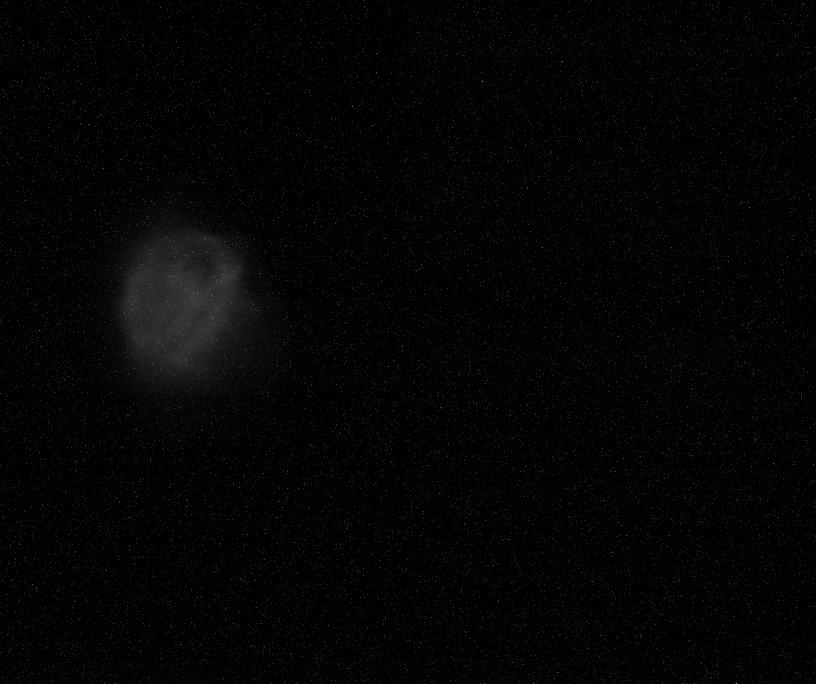
#> input picture examples/Normal_quad_scan_L2/X111_YAG_0_bkg_0.png, 2448 x 2050 px, given in place of X111_YAG_1_bkg_0.png, which was not available (shown at 1/3 size)
$ python image.py   (Python 2 division)
#> lines starting #> are read from the running program, lines starting #| are printed output that depends on the picture; long printed decimals are rounded; pictures that were not available may be replaced by others from this repository, and a replacement may not be noted
### ImageTool.py
#See https://github.com/NIUaard/ImageTool for the newest version of this toolbox
#Written by P. Piot at NIU (2016)

import numpy as np
import math
import pylab as pyl
import matplotlib.pyplot as plt
import matplotlib.cm as cm
import scipy.optimize
import scipy.ndimage as ndimage
from matplotlib.colors import LinearSegmentedColormap
from numpy import mean, sqrt, square, arange

from plotting import *
from parameters import *

def Normalize(MyImage):
     w = np.where(MyImage<0.0)
     MyImage[w] = 0.0
     maxv=np.amax(MyImage)
     MyImage=MyImage/maxv
     return(MyImage)

def Denoise(MyImage):
     img = ndimage.gaussian_filter(MyImage, sigma=(5), order=0)
     return img


# [26 lines left out: function MonteCarloXY, not called in this run]


def dg(x,p0):
    rv=np.zeros(len(x))
    for i in range(len(x)):
        rv[i]=p0[3]+p0[1]*math.exp(-(x[i]-p0[0])*(x[i]-p0[0])/2/p0[2]/p0[2])
    return rv


def fitprofile(projection, axiscoord):

     xhist = projection
     xaxis = axiscoord
     indexXmax=xaxis[np.argmax(xhist)]
     bkg = np.mean(xhist[0:40])
     Xmax = np.max(xhist)
     p0x  = [indexXmax,Xmax, 1.,bkg]
     if (quiet==False): print Xmax, indexXmax, bkg
     ErrorFunc = lambda p0x,xaxis,xhist: dg(xaxis,p0x)-xhist
     p2,success = scipy.optimize.leastsq(ErrorFunc, p0x[:], args=(xaxis,xhist))

     return(p2)


def Load(filename):
     return(pyl.imread(filename))

def AutoCrop(MyImage, xbox,ybox):
#padding image with (0,0) on each side to avoid cropping error
     m = len(MyImage)
     MyImage = np.pad(MyImage,((m,m),(m,m)), 'constant')
     indexXmax=np.argmax(np.sum(MyImage,0))
     indexYmax=np.argmax(np.sum(MyImage,1))

     return(MyImage[indexYmax-ybox:indexYmax+ybox,indexXmax-xbox:indexXmax+xbox])

# [20 lines left out: functions Threshold, DisplayCalibrated, not called in this run]

def ImageFit(MyImage,cal,plot=None):
    sumx=np.sum(MyImage,0)
    sumy=np.sum(MyImage,1)
    axisX=np.arange(len(sumx))
    axisY=np.arange(len(sumy))

    p2X= fitprofile(sumx, axisX)
    p2Y= fitprofile(sumy, axisY)

    if plot is None:
        plot = False
    if (plot != False):
        print "Gaussian sigma x: ", cal*p2X[2]
        print "Gaussian sigma y: ", cal*p2Y[2]

        plt.figure()
        plt.title('Gaussian fit')
        plt.plot(axisX, sumx,'ob',alpha=0.45)
        plt.plot(axisY, sumy,'or',alpha=0.45)
        plt.legend(('X proj.','Y proj.'))
        plt.plot(axisX, dg(axisX,p2X),'--b',linewidth=3)
        plt.plot(axisY, dg(axisY,p2Y),'--r',linewidth=3)

        plt.xlabel('Size (px)')
        plt.ylabel('Axis projection')
        plt.tight_layout()
        plt.show()

    return p2X, p2Y


# [26 lines left out: function DisplayCalibratedProj, not called in this run]


### statistical.py
# A. Halavanau. DeKalb, IL (2017) / Menlo Park, CA (2018)
import numpy as np
import matplotlib.pyplot as plt
import ImageTool as imtl
import matplotlib.patches as patches
#importing global variables
from parameters import *

#Central moments calculation procedure based on a scanning elliptical mask method


def raw_moment(data, iord, jord):
    nrows, ncols = data.shape
#Create meshgrid for fast central moments (iord,jord) calculation
    y, x = np.mgrid[:nrows, :ncols]
    data = data * x**iord * y**jord
    return data.sum()

def image_raw_moments(data):
#Calculate <x>,<y>,<xx>,<xy> and <xy>
    data_sum = data.sum()
    m10 = raw_moment(data, 1, 0)
    m01 = raw_moment(data, 0, 1)
    x_bar = m10 / data_sum
    y_bar = m01 / data_sum
    u11 = (raw_moment(data, 1, 1) - x_bar * m01) / data_sum
    u20 = (raw_moment(data, 2, 0) - x_bar * m10) / data_sum
    u02 = (raw_moment(data, 0, 2) - y_bar * m01) / data_sum
    cov = np.array([[u20, u11], [u11, u02]])
    print "Statistical moments sigma_x,sigma_y: "
    print np.sqrt(u20), np.sqrt(u02)
    return x_bar, y_bar, cov

# [11 lines left out: function create_circular_mask, not called in this run]

def create_elliptical_mask(h, w, center=None, a = None, b = None, theta = None):
    if center is None: # use the center of the image
	center = [int(w/2), int(h/2)]
    if a is None:
	a = min(center[0], center[1], w-center[0], h-center[1])
    if b is None:
	b = min(center[0], center[1], w-center[0], h-center[1])
    if theta is None:
	theta = 0.0
#Create a meshgrid of a given area for fast calculation
    Y, X = np.ogrid[:h, :w]
    X = X - center[0]
    Y = Y - center[1]
    rtheta = np.radians(theta)
    R = np.array([
        [np.cos(rtheta), -np.sin(rtheta)],
        [np.sin(rtheta),  np.cos(rtheta)],
        ])
    Y, X = np.dot(R, np.array([Y, X]))
    dist_from_center = np.sqrt(b*b*(X)**2 + a*a*(Y)**2)
#Create a circular mask
    mask = dist_from_center <= np.sqrt(a*a*b*b)
    return mask


def covR(data):
#Calculation of image covariance matrix as a function of mask radius R
#Find the image center-of-mass
    xbar, ybar, cov = image_raw_moments(data)
    center = [xbar, ybar]
    p2x,p2y = imtl.ImageFit(data,1.0)
    print "Image center is at: ", p2x[0], p2y[0]
    center = [p2x[0], p2y[0]]
#Define image size
    h, w = data.shape[:2]
    cov_array = np.zeros((m,4))
#Loop over radius size (program core loop)
    for i in range (0,m):
        factor = int( max(semi_a0,semi_b0) / min(semi_a0,semi_b0) )
        semi_a = semi_a0 + i*step
        semi_b = semi_b0 + i*step
        mask = create_elliptical_mask(h, w,center,semi_a,semi_b,skew)
        temp = data.copy()
        #zero all the points outside of region of interest
        temp[~mask] = 0.0
        xbart, ybart, covt = image_raw_moments(temp)
        cov_array[i,:] = np.ndarray.flatten(covt)
        print semi_a,semi_b,i
        #store calculated moments as a function of radius size for analysis
    return cov_array

# [68 lines left out: functions plot_covarray, dcov_array_max, dcov_array_min, not called in this run]

def image_moments(data,semiaxis_a,semiaxis_b):

    global radius0
    radius0 = (semiaxis_a + semiaxis_b) / 2
    global semi_a0, semi_b0
    semi_a0 = int(2*semiaxis_a)
    semi_b0 = int(2*semiaxis_b)
    print "Inital mask radius: ", radius0
    h,v = data.shape[:2]
    global step
    step = int((h/2 - max(semi_a0,semi_b0))/m)
    print "Step size is: ", step

#Retrieve cov(R) data
    cov_array = covR(data)
#Find the image center-of-mass
    xbar, ybar, cov = image_raw_moments(data)
    center = [xbar, ybar]

    p2x,p2y = imtl.ImageFit(data,1.0)
    print "Image center is at: ", p2x[0], p2y[0]
    center = [p2x[0], p2y[0]]
# [15 lines of commented-out code are left out]

    minx,miny,minxy = dcov_array_min(cov_array)

    semi_aX = semi_a0 + step*minx
    semi_bX = semi_b0 + step*minx
    semi_aY = semi_a0 + step*miny
    semi_bY = semi_b0 + step*miny
    semi_aXY = semi_a0 + step*minxy
    semi_bXY = semi_b0 + step*minxy


    print "Mask ellipse X: ", semi_aX, semi_bX
    print "Mask ellipse Y: ", semi_aY, semi_bY
    print "Mask ellipse XY: ",semi_aXY, semi_bXY
#Plotting covariance matrix elements for debugging
    plot_covarray(cov_array)
#Create masks for <xx>,<yy> and <xy> moments
    maskX = create_elliptical_mask(h,v,center,semi_aX,semi_bX,skew)
    maskY = create_elliptical_mask(h,v,center,semi_aY,semi_bY,skew)
    maskXY = create_elliptical_mask(h,v,center,semi_aXY,semi_bXY,skew)
#Prepare three copies of masked data for final moments calculation
    tempX = data.copy()
    tempY = data.copy()
    tempXY = data.copy()
    tempX[~maskX] = 0
    tempY[~maskY] = 0
    tempXY[~maskXY] = 0
#    plt.figure()

    fig, ax = plt.subplots(1)
    extent = (0, len(tempXY[:,0]), 0, len(tempXY[:,1]))
    tempXY = np.flip(tempXY,0)
    ax.imshow(imtl.Normalize(tempXY),extent=extent)
    cx = patches.Ellipse(center,2*semi_aX,2*semi_bX,skew,color='y',linewidth=3,fill=False)
    cy = patches.Ellipse(center,2*semi_aY,2*semi_bY,skew,color='g',linewidth=3,fill=False)
    cxy = patches.Ellipse(center,2*semi_aXY,2*semi_bXY,skew,color='m',linewidth=3,fill=False)
    ax.add_patch(cx)
    ax.add_patch(cy)
    ax.add_patch(cxy)
    plt.legend((cx,cy,cxy), (r'Mask $\langle xx \rangle$',r'Mask $\langle yy\rangle$',r'Mask $\langle xy\rangle$'))
    plt.xlabel('x (px)')
    plt.ylabel('y (px)')
    plt.tight_layout()
    plt.show()


#Final calculation
    xxt,yyt,covx = image_raw_moments(tempX)
    xxt,yyt,covy = image_raw_moments(tempY)
    xxt,yyt,covxy = image_raw_moments(tempXY)

    return covx[0,0],covy[1,1],covxy[0,1]

### image.py
#A. Halavanau. DeKalb, IL (2017) / Menlo Park, CA (2018)
import numpy as np
import matplotlib.pyplot as plt
from scipy.ndimage import rotate
import ImageTool as imtl
from statistical import *
from parameters import *

i = 1

pwd = 'examples/Normal_quad_scan_L2/'
filename = pwd + 'X111_YAG_'+str(i)+'_bkg_0.png'
filenamebg = pwd + 'X111_YAG_'+str(i)+'_img_0.png'

data = imtl.Load(filename)
#> in Load, returned value is the input picture: shape (2050, 2448) float32; min 0, max 1, mean 0.0169
bg = imtl.Load(filenamebg)
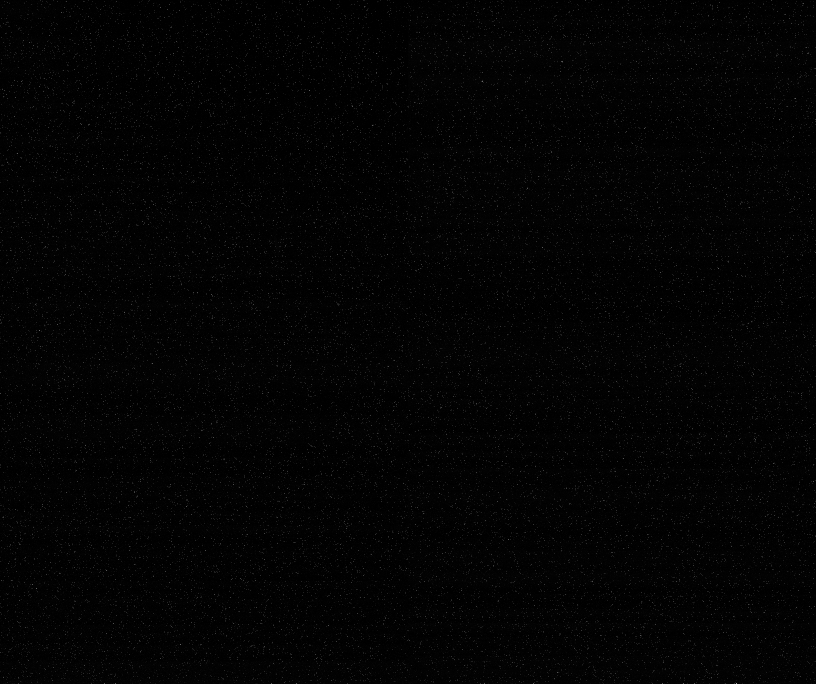
#> input picture examples/Normal_quad_scan_L2/X111_YAG_0_img_0.png, 2448 x 2050 px, given in place of X111_YAG_1_img_0.png, which was not available (shown at 1/3 size)
#> in Load, returned value is the input picture: shape (2050, 2448) float32; min 0, max 1, mean 0.0114
data = data - bg
data = data[0:2000,0:2000]
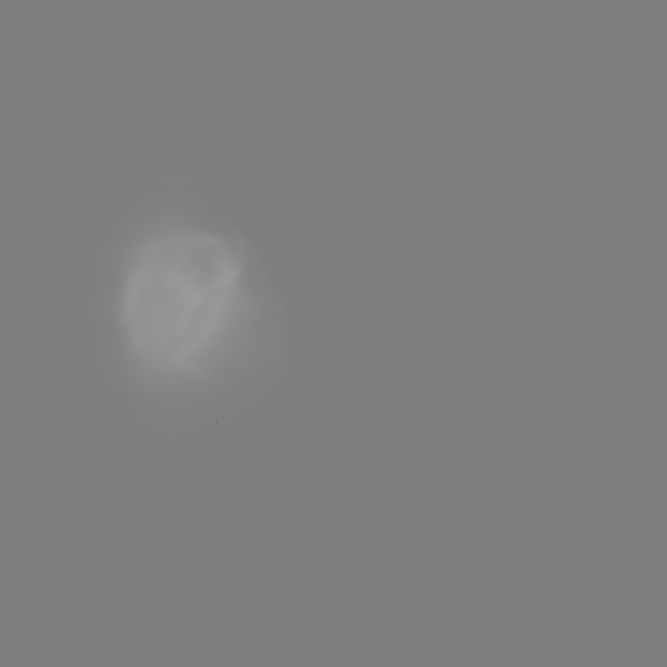
#> data: shape (2000, 2000) float32 (shown at 1/3 size); min -0.984, max 1, mean 0.00686; drawn with min black and max white
data = imtl.Normalize(data)
#> in Normalize, `w = np.where(MyImage<0.0)`: w = 685164 positions, rows 1 to 1999, columns 0 to 1999
#> in Normalize, `maxv=np.amax(MyImage)`: maxv = 1

#experimental
data_rot = data.copy()
data_rot = rotate(data,skew,reshape=False)

x,y = imtl.ImageFit(data_rot,1.0,True)
#> in ImageFit, `sumx=np.sum(MyImage,0)`: sumx = 2000 values, max 82.89 at index 542, min 1.84 at index 1197, mean 15.57
#> in ImageFit, `sumy=np.sum(MyImage,1)`: sumy = 2000 values, max 73.92 at index 898, min 1.21e-16 at index 0, mean 15.57
#> in ImageFit, `axisX=np.arange(len(sumx))`: axisX = 2000 values from 0 to 1999
#> in fitprofile, `xhist = projection`: xhist has the same summary as sumx in ImageFit
#> in fitprofile, `indexXmax=xaxis[np.argmax(xhist)]`: indexXmax = 542
#> in fitprofile, `bkg = np.mean(xhist[0:40])`: bkg = 2.45
#> in fitprofile, `Xmax = np.max(xhist)`: Xmax = 82.89
#> in fitprofile, `p0x  = [indexXmax,Xmax, 1.,bkg]`: p0x = [542, 82.89, 1, 2.45]
#| 82.886 542 2.449
#> in fitprofile, `p2,success = scipy.optimize.leastsq(ErrorFunc, p0x[:], args=(xaxis,xhi..`: p2 = [547.1, 82.28, 125.6, 2.62]; success = 1
#> in ImageFit, `p2X= fitprofile(sumx, axisX)`: p2X = [547.1, 82.28, 125.6, 2.62]
#| 73.922 898 1.332
#> in ImageFit, `p2Y= fitprofile(sumy, axisY)`: p2Y = [918.8, 72.84, 146.2, 2.22]
#| Gaussian sigma x:  125.594
#| Gaussian sigma y:  146.246
#> in ImageFit, `plt.show()`:
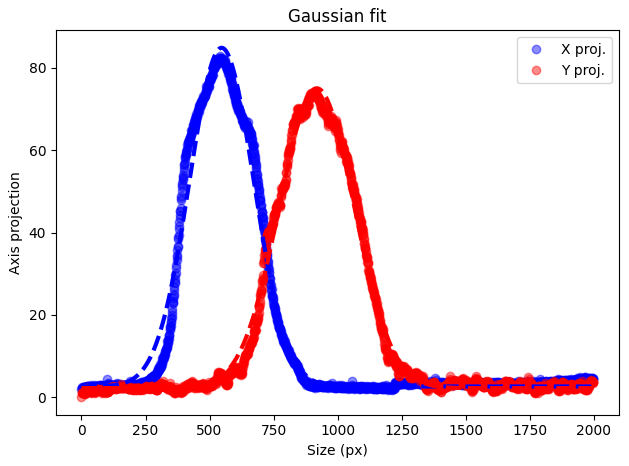
#> figure drawn by matplotlib, 1 panel; curve peaks at x = 542, y = 82.89; curve peaks at x = 898, y = 73.92; curve peaks at x = 547, y = 84.9
#> x = [547.1, 82.28, 125.6, 2.62]; y = [918.8, 72.84, 146.2, 2.22]
print "Image center is at: ", int(x[0]),int(y[0])
#| Image center is at:  547 918
print "Gaussian fit sizes (px): ",int(x[2]),int(y[2])
#| Gaussian fit sizes (px):  125 146
print "Gaussian fit sizes (m): ",cal*x[2],cal*y[2]
#| Gaussian fit sizes (m):  0.0009294 0.001082
sigma_max = int(np.max((x[2],y[2])))
#> sigma_max = 146
sigma_min = int(np.min((x[2],y[2])))
#> sigma_min = 125

#initial crop
box = int(4.7*sigma_max)
#> box = 686
data = imtl.AutoCrop(data,box,box)
#> in AutoCrop, `m = len(MyImage)`: m = 2000
#> in AutoCrop, `MyImage = np.pad(MyImage,((m,m),(m,m)), 'constant')`:
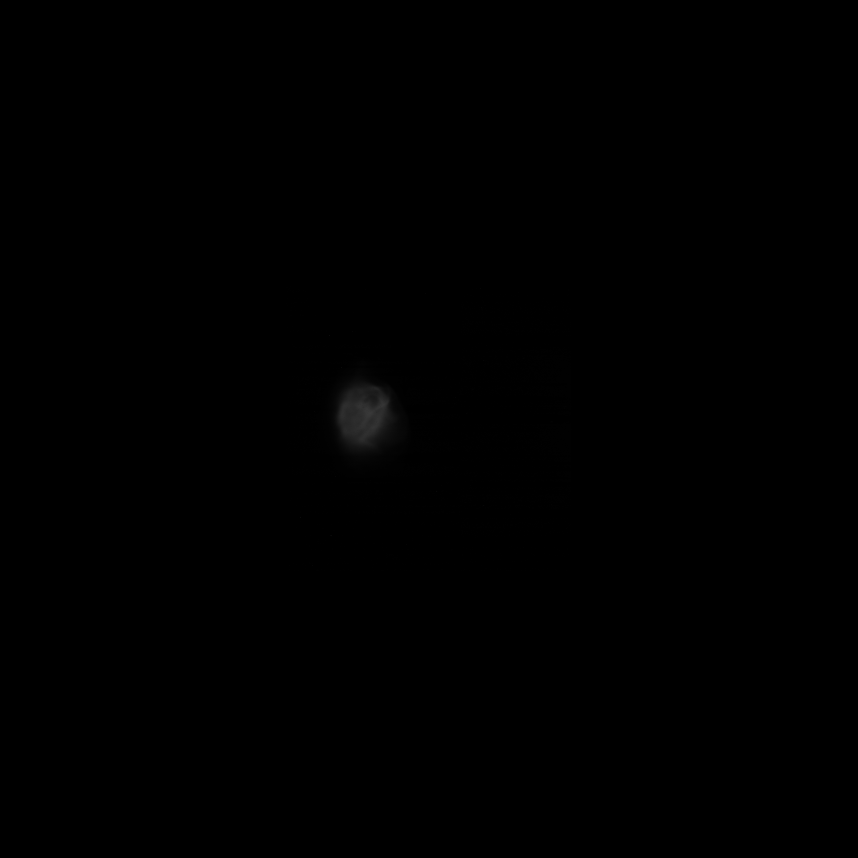
#> MyImage: shape (6000, 6000) float32 (shown at 1/7 size); min 0, max 1, mean 0.000865
#> in AutoCrop, `indexXmax=np.argmax(np.sum(MyImage,0))`: indexXmax = 2542
#> in AutoCrop, `indexYmax=np.argmax(np.sum(MyImage,1))`: indexYmax = 2898
data = imtl.Denoise(data)
#> in Denoise, `img = ndimage.gaussian_filter(MyImage, sigma=(5), order=0)`:
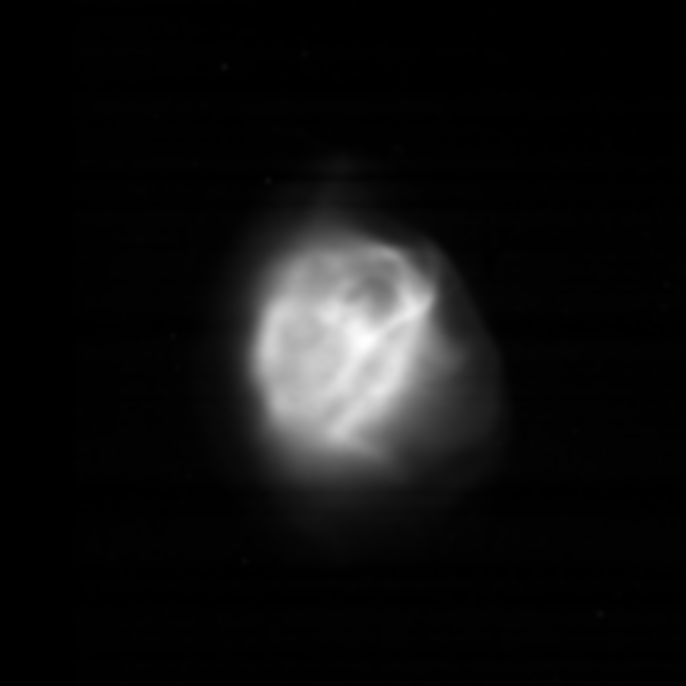
#> img: shape (1372, 1372) float32 (shown at 1/2 size); min 0, max 0.221, mean 0.0147; drawn with min black and max white

#x,y = imtl.ImageFit(data,cal)
#print "Gaussian fit: ",x,y

if (quiet != True):
    plt.figure()
    extent = (0, len(data[:,0]), 0, len(data[:,1]))
#> extent = (0, 1372, 0, 1372)
    plt.imshow(data,extent=extent)
    plt.xlabel('x (px)')
    plt.ylabel('y (px)')
    plt.tight_layout()
    plt.show()

xx, yy, xy = image_moments(data,int(x[2]),int(y[2]))
#| Step size is:  13
#> in image_raw_moments, `data_sum = data.sum()`: data_sum = 27620.2
#> in image_raw_moments, `m10 = raw_moment(data, 1, 0)`: m10 = 19375869.1
#> in image_raw_moments, `m01 = raw_moment(data, 0, 1)`: m01 = 19682061.1
#> in image_raw_moments, `x_bar = m10 / data_sum`: x_bar = 701.5
#> in image_raw_moments, `y_bar = m01 / data_sum`: y_bar = 712.6
#> in image_raw_moments, `u11 = (raw_moment(data, 1, 1) - x_bar * m01) / data_sum`: u11 = 1526.4
#> call 4 of raw_moment, with iord = 2, jord = 0
#> in raw_moment (call 4), `data = data * x**iord * y**jord`:
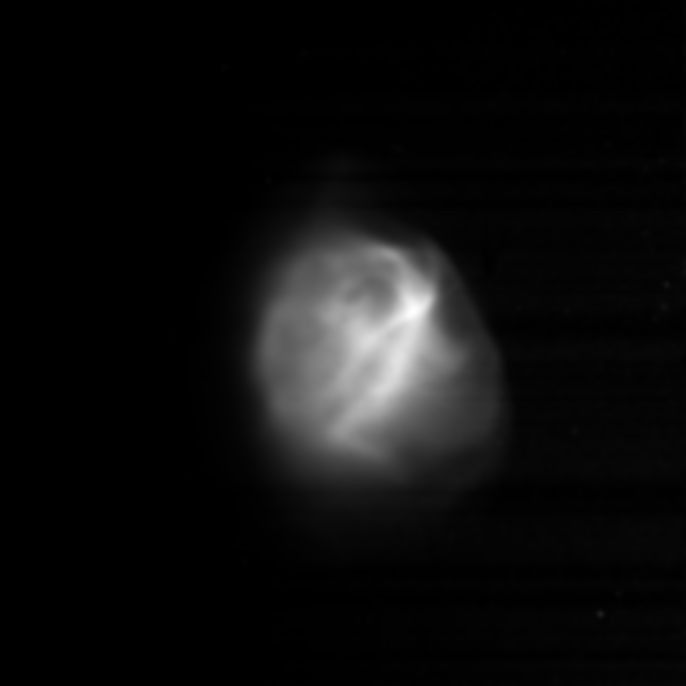
#> data: shape (1372, 1372) float64 (shown at 1/2 size); min 0, max 138768.4, mean 7554.8; drawn with min black and max white
#> in image_raw_moments, `u20 = (raw_moment(data, 2, 0) - x_bar * m10) / data_sum`: u20 = 22758.3
#> in raw_moment (call 5), `data = data * x**iord * y**jord`:
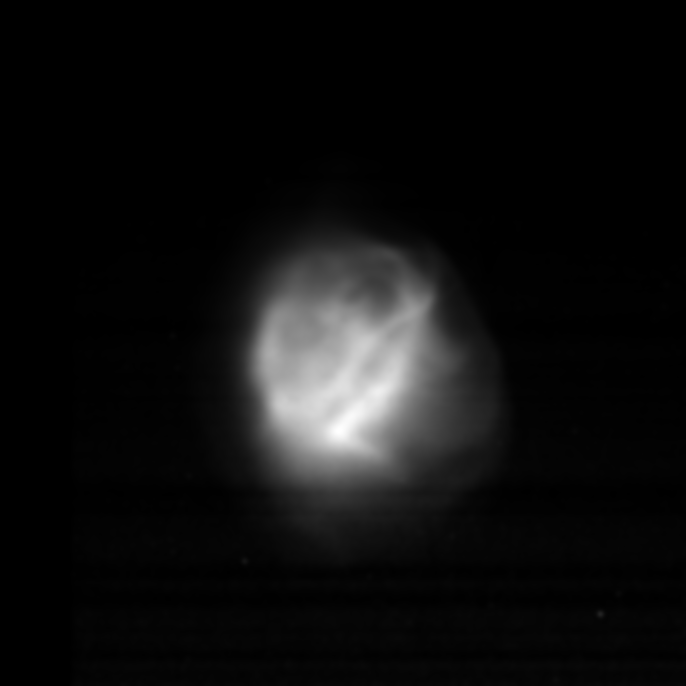
#> data: shape (1372, 1372) float64 (shown at 1/2 size); min 0, max 130026.2, mean 7856.2; drawn with min black and max white
#> in image_raw_moments, `u02 = (raw_moment(data, 0, 2) - y_bar * m01) / data_sum`: u02 = 27625.5
#> in image_raw_moments, `cov = np.array([[u20, u11], [u11, u02]])`: cov = [[22758.3, 1526.4], [1526.4, 27625.5]]
#| 150.859 166.209
#> in covR, `xbar, ybar, cov = image_raw_moments(data)`: xbar = 701.5; ybar = 712.6; cov = [[22758.3, 1526.4], [1526.4, 27625.5]]
#> in covR, `center = [xbar, ybar]`: center = [701.5, 712.6]
#| 81.4876 687 0.0
#| 72.753 703 0.6029
#> in covR, `p2x,p2y = imtl.ImageFit(data,1.0)`: p2x = [691.3, 83.37, 128.2, 0.596]; p2y = [706.6, 73.16, 145.6, 0.667]
#| Image center is at:  691.324 706.624
#> in covR, `center = [p2x[0], p2y[0]]`: center = [691.3, 706.6]
#> after the loop in covR, `for i in range (0,m):`: cov_array = 30 rows, first 6: [0, 0, 0, 0], [0, 0, 0, 0], [0, 0, 0, 0], [0, 0, 0, 0], [0, 0, 0, 0], [0, 0, 0, 0]
#> (the run stopped early here; a loop or call above may not have finished)
